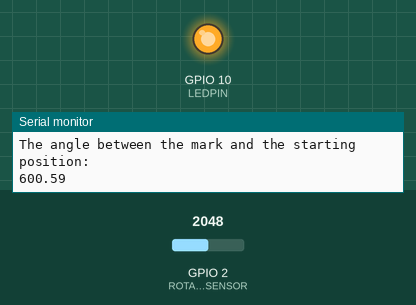
The sketch below on a simulated Seeed XIAO ESP32-C3. On the bench: output pins drawn as LEDs (lit = HIGH), the last lines printed to the serial monitor. Inputs (shaded band) come from the test bench; at power-on: GPIO 2 (ROTARY_ANGLE_SENSOR) = 2048.

Above: at 1.4 s.
1.5 s: GPIO 2 (ROTARY_ANGLE_SENSOR) set to 491
At 2.8 s:
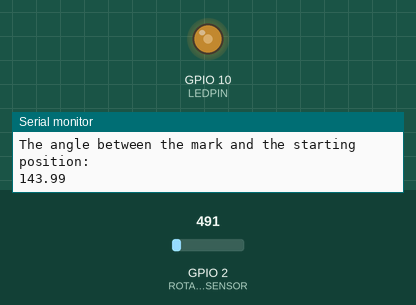
3.4 s: GPIO 2 (ROTARY_ANGLE_SENSOR) set to 0
At 4.3 s:
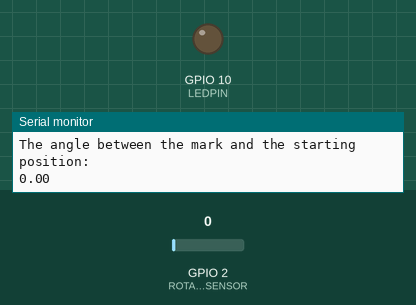
5.2 s: GPIO 2 (ROTARY_ANGLE_SENSOR) set to 1228
At 6.9 s:
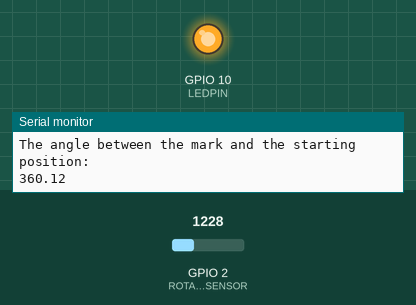
Timing chart, 0 to 8.4 s (numbered marks = the images above; inputs shaded):
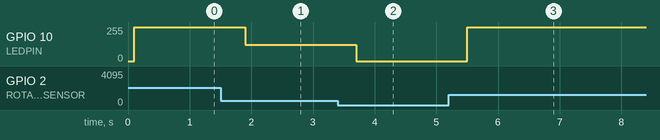

Measured:
- after the input at 1.5 s, GPIO 10 (LEDPIN): 255/255 → 121/255 after 0.40 s
- after the input at 3.4 s, GPIO 10 (LEDPIN): 121/255 → 0/255 after 0.30 s
- after the input at 5.2 s, GPIO 10 (LEDPIN): 0/255 → 255/255 after 0.31 s

The sketch:

L5_RotaryLed_XIAO_ESP32C3_en.ino
```cpp
#define ROTARY_ANGLE_SENSOR A0 // Define rotary potentiometer interface A0
#define LEDPIN D10 // Define LED light interface 10
#define ADC_REF 3 // Reference voltage 3V
#define GROVE_VCC 3 // GROVE reference voltage 3V
#define FULL_ANGLE 300 // The maximum rotation angle of the rotary potentiometer is 300°

void setup()
{
    Serial.begin(9600); // Initialize serial communication
    pinMode(ROTARY_ANGLE_SENSOR, INPUT); // Set the rotary potentiometer pin to input mode
    pinMode(LEDPIN, OUTPUT); // Set the LED light pin to output mode
}

void loop()
{
    float voltage; // Define voltage variable as float
    int sensor_value = analogRead(ROTARY_ANGLE_SENSOR); // Read the analog value on the rotary potentiometer pin
    voltage = (float)sensor_value*ADC_REF/1023; // Calculate real-time voltage
    float degrees = (voltage*FULL_ANGLE)/GROVE_VCC; // Calculate the angle of rotation of the knob
    Serial.println("The angle between the mark and the starting position:"); // Print string to serial port
    Serial.println(degrees); // Print the rotation angle value of the rotary potentiometer to the serial port
    delay(100);

    int brightness; // Define brightness variable
    brightness = map(degrees, 0, FULL_ANGLE, 0, 255); // Map the rotary potentiometer angle value to LED light brightness value and store it in the brightness variable
    analogWrite(LEDPIN, brightness); // Output brightness value to LED light
    delay(500);
}
```
